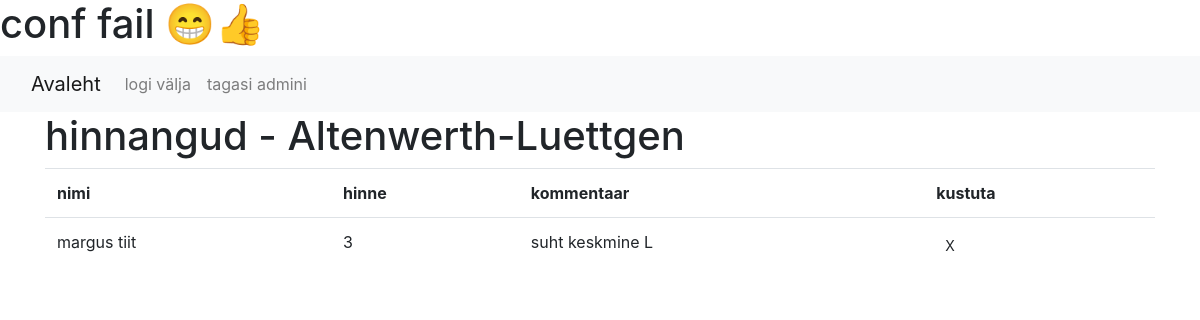
The page /kustutamine.php?id=643 (signed in) on the database its author committed.
### tables this page shows
CREATE TABLE `kohvikud` (
  `id` int(255) NOT NULL,
  `restaurant_name` varchar(1000) NOT NULL,
  `asukoht` varchar(1000) NOT NULL,
  `average_rating` int(100) NOT NULL,
  `rating` int(100) NOT NULL
);

CREATE TABLE `hinnangud` (
  `id` int(255) NOT NULL,
  `nimi` varchar(255) NOT NULL,
  `kommentaar` varchar(255) NOT NULL,
  `hinne` float NOT NULL,
  `kohvikud_id` int(11) NOT NULL
);

### kustutamine.php (the view, shortened to what this page needs)
<?php
include("config.php");
$restaurant_id = (int)$_GET['id'];
$sql_get_restaurant = "SELECT * FROM kohvikud WHERE id = $restaurant_id";
$result_restaurant = $sqluhendus->query($sql_get_restaurant);
$restaurant = $result_restaurant->fetch_assoc();
$sql_get_ratings = "SELECT * FROM hinnangud WHERE kohvikud_id = $restaurant_id";
$result_ratings = $sqluhendus->query($sql_get_ratings);
?>
<!DOCTYPE html>
<html lang="et">
<head>
    <link rel="stylesheet" href="https://stackpath.bootstrapcdn.com/bootstrap/4.5.2/css/bootstrap.min.css">
</head>
<body>
<nav class="navbar navbar-expand-lg navbar-light bg-light">
    <div class="container-fluid">
        <a class="navbar-brand" href="index.php">Avaleht</a>
        <div class="collapse navbar-collapse" id="navbarNav">
            <ul class="navbar-nav">
                <li class="nav-item">
                    <a class="nav-link" href="logout.php">logi välja</a>
                </li>
                <li class="nav-item">
                    <a class="nav-link" href="admin.php">tagasi admini</a>
                </li>
            </ul>
        </div>
    </div>
</nav>
<div class="container">
    <h1>hinnangud - <?php echo htmlspecialchars($restaurant['restaurant_name']); ?></h1>
    <table class="table">
                <th>nimi</th>
                <th>hinne</th>
                <th>kommentaar</th>
                <th>kustuta</th>
            <?php while ($row = $result_ratings->fetch_assoc()): ?>
                <tr>
                    <td><?php echo htmlspecialchars($row['nimi']); ?></td>
                    <td><?php echo htmlspecialchars($row['hinne']); ?></td>
                    <td><?php echo htmlspecialchars($row['kommentaar']); ?></td>
                    <td>
                        <a href="kustutamine.php?id=<?php echo $restaurant_id; ?>&delete=<?php echo $row['id']; ?>" class="btn btn-sm" onclick="return confirm('Oled kindel, et soovid kustutada?');">X</a>
            <?php endwhile; ?>
    </table>
</div>
</body>
</html>

### rows shown on the page
kohvikud: restaurant_name "Altenwerth-Luettgen"
hinnangud: nimi "margus tiit", hinne "3", kommentaar "suht keskmine L"
